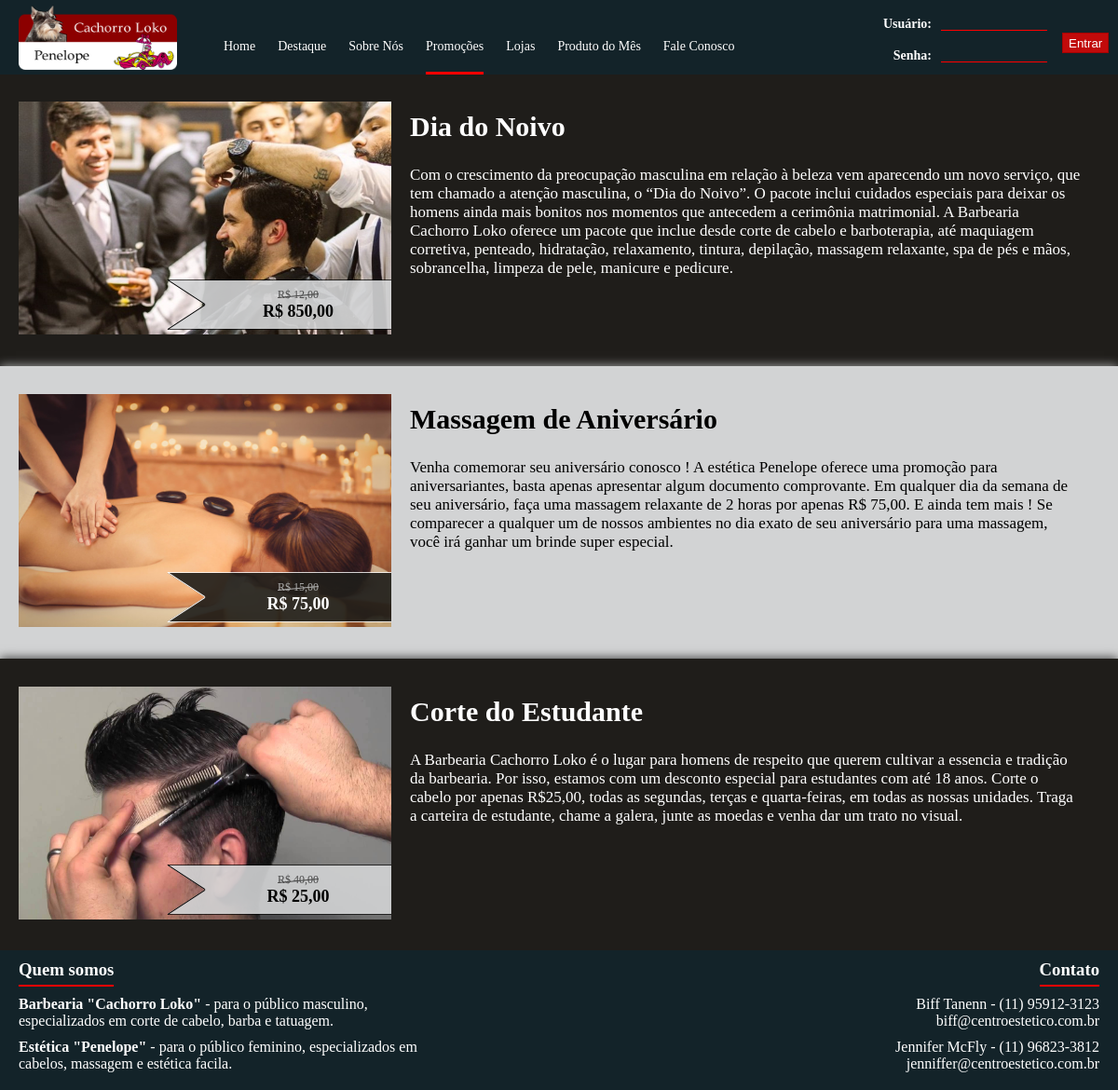
Screenshot of /promocoes.php with the database file from the repository.
### tables this page shows
CREATE TABLE `tbl_promocao` (
  `id` int(11) NOT NULL AUTO_INCREMENT,
  `preco` float(6,2) NOT NULL,
  `idProduto` int(11) NOT NULL,
  `ativo` tinyint(1) NOT NULL,
  PRIMARY KEY (`id`),
  KEY `idProduto` (`idProduto`),
  CONSTRAINT `tbl_promocao_ibfk_1` FOREIGN KEY (`idProduto`) REFERENCES `tbl_produto` (`id`)
);

CREATE TABLE `tbl_produto` (
  `id` int(11) NOT NULL AUTO_INCREMENT,
  `titulo` varchar(100) NOT NULL,
  `preco` float(6,2) NOT NULL,
  `descricao` text NOT NULL,
  `imagem` varchar(100) NOT NULL,
  `ativo` tinyint(1) NOT NULL,
  `produtoDoMes` tinyint(1) NOT NULL,
  `idSubcategoria` int(11) NOT NULL,
  `cliques` int(11) NOT NULL,
  PRIMARY KEY (`id`),
  KEY `idSubcategoria` (`idSubcategoria`),
  CONSTRAINT `tbl_produto_ibfk_1` FOREIGN KEY (`idSubcategoria`) REFERENCES `tbl_subcategoria` (`id`)
);

### database/promocao_dao.php (called while the page is built, shortened)
<?php
    class PromocaoDAO {
        public function selecionarTodos($ativo) {
            $promocoes = array();
            $conexao = getDatabaseConnection();
            $result = $conexao->query("SELECT pc.*, pd.titulo, pd.preco AS precoAntigo, pd.descricao, pd.imagem FROM tbl_promocao AS pc INNER JOIN tbl_produto AS pd ON pc.idProduto = pd.id" . ($ativo ? " WHERE pc.ativo = 1" : ""));
            while ($data = $result->fetch_array()) {
                $promocao = new Promocao();
                $promocao->id = $data["id"];
                $promocao->novoPreco = $data["preco"];
                $promocao->ativo = $data["ativo"];
                $promocao->titulo = $data["titulo"];
                $promocao->preco = $data["precoAntigo"];
                $promocao->descricao = $data["descricao"];
                $promocao->imagem = $data["imagem"];
                $promocoes[] = $promocao;
            }
            return $promocoes;
        }
    }
?>

### promocoes.php (the view, shortened to what this page needs)
<?php
    require_once("database/promocao_dao.php");
    $promocaoDao = new PromocaoDAO();
    $promocoes = $promocaoDao->selecionarTodos(true);
?>
<!DOCTYPE html>
<html lang="pt">
    <head>
        <link rel="stylesheet" type="text/css" href="css/style.css">
    </head>
    <body>
        <?php include("view/header.php"); ?>
        <div id="main" class="no_overflow">
            <?php
                $alternate = false;
                foreach ($promocoes as $promocao) { ?>
                    <section class="promocao clearfix <?= $alternate ? "alternate" : "" ?>">
                        <div class="imagem">
                            <img src="imagens/produtos/<?= $promocao->imagem ?>" alt="<?= $promocao->titulo ?>">
                            <div class="preco">
                                <span class="borda"></span>
                                <span class="valor_original">R$ <?= number_format($promocao->preco, 2, ",", ""); ?></span>
                                <span class="valor_novo">R$ <?= number_format($promocao->novoPreco, 2, ",", ""); ?></span>
                            </div>
                        </div>
                        <div class="texto">
                            <h2><?= $promocao->titulo ?></h2>
                            <p><?= $promocao->descricao ?></p>
                        </div>
                    </section>
            <?php
                    $alternate = !$alternate;
                }
            ?>
        </div>
        <?php include("view/footer.php") ?>
    </body>
</html>

### css/style.css (style rules this page uses)
html { background: url("../imagens/geral/fundo.jpg") no-repeat center center fixed; background-size: cover; height: 100%; }
body { margin: 0; font-family: Verdana; }
p, h1, h2, h3, h4, h5, h6, ul { margin: 0; }
header + * { margin-top: 80px; }
#main { width: 100%; max-width: 1200px; min-height: 750px; margin-left: auto; margin-right: auto; background-color: #e0e2e5; }
#main.no_overflow { overflow: hidden; }
#main::before, #main::after { content: ""; clear: both; display: table; margin-top: -1px; }
.clearfix:after { content: ""; clear: both; display: block; }
.promocao { width: 100%; height: auto; max-height: 460px; background-color: #1f1d1a; padding: 30px 20px; box-shadow: 0 -1px 10px rgba(0, 0, 0, 0.7); color: #ffffff; box-sizing: border-box; }
.promocao.alternate { background-color: #d2d3d4; box-shadow: 0 -1px 10px rgba(210, 211, 212, 0.7); color: #000000; }
.promocao .imagem { width: 400px; height: 100%; float: left; text-align: center; position: relative; }
.promocao img { width: 400px; height: 250px; }
.promocao .preco { width: 200px; height: 52px; background-color: rgba(210, 211, 212, 0.9); position: absolute; right: 0; bottom: 10px; color: #000000; }
.promocao.alternate .preco { background-color: rgba(31, 29, 26, 0.9); color: #ffffff; }
.promocao .preco::before, .promocao .preco::after { content: ""; width: 240px; height: 1px; position: absolute; left: -40px; background-color: rgba(0, 0, 0, 0.7); }
.promocao .preco::before { top: -1px; }
.promocao .preco::after { bottom: -1px; }
.promocao.alternate .preco::before, .promocao.alternate .preco::after { background-color: rgba(255, 255, 255, 0.8); }
.promocao .preco .borda { width: 40px; height: 26px; box-sizing: border-box; position: absolute; left: -40px; top: 0; border-style: solid; border-width: 26px 0 26px 40px; border-color: rgba(210, 211, 212, 0.9) rgba(210, 211, 212, 0.9) rgba(210, 211, 212, 0.9) transparent; }
.promocao.alternate .preco .borda { border-color: rgba(31, 29, 26, 0.9) rgba(31, 29, 26, 0.9) rgba(31, 29, 26, 0.9) transparent; }
.promocao .preco .borda::before { content: ""; width: 48px; height: 1px; background-color: #000000; position: absolute; left: -44px; top: -14px; transform: rotate(33deg); }
.promocao .preco .borda::after { content: ""; width: 48px; height: 1px; background-color: #000000; position: absolute; left: -44px; top: 13px; transform: rotate(-33deg); }
.promocao.alternate .preco .borda::before, .promocao.alternate .preco .borda::after { background-color: #ffffff; }
.promocao .preco .valor_original { margin-top: 8px; display: inline-block; position: relative; font-size: 12px; color: #484848; }
.promocao.alternate .preco .valor_original { color: #acacac; }
.promocao .preco .valor_novo { display: block; font-size: 18px; font-weight: bold; }
.promocao .valor_original:before { content: ""; position: absolute; left: 0; top: 50%; right: 0; border-top: 1px solid; border-color: inherit; transform: rotate(-5deg); }
.promocao .texto { width: calc(100% - 400px); height: 100%; float: left; padding: 0 20px; box-sizing: border-box; font-size: 17px; max-height: 250px; overflow: hidden; }
.promocao h2 { font-size: 30px; margin-top: 10px; }
.promocao p { margin-top: 25px; line-height: 20px; }

### rows the page displays
tbl_promocao: idProduto.imagem (picture), idProduto.preco "12,00", preco "850,00", idProduto.titulo "Dia do Noivo", idProduto.descricao "Com o crescimento da preocupação masculina em relação à beleza vem aparecendo um novo serviço, que tem chamado a atenção masculina, o “Dia do Noivo”. O pacote inclui cuidados especiais para deixar os homens ainda mais bonitos nos momentos que antecedem a cerimônia matrimonial. A Barbearia Cachorro Loko oferece um pacote que inclue desde corte de cabelo e barboterapia, até maquiagem corretiva, penteado, hidratação, relaxamento, tintura, depilação, massagem relaxante, spa de pés e mãos, sobrancelha, limpeza de pele, manicure e pedicure."
tbl_promocao: idProduto.imagem (picture), idProduto.preco "15,00", preco "75,00", idProduto.titulo "Massagem de Aniversário", idProduto.descricao "Venha comemorar seu aniversário conosco ! A estética Penelope oferece uma promoção para aniversariantes, basta apenas apresentar algum documento comprovante. Em qualquer dia da semana de seu aniversário, faça uma massagem relaxante de 2 horas por apenas R$ 75,00. E ainda tem mais ! Se comparecer a qualquer um de nossos ambientes no dia exato de seu aniversário para uma massagem, você irá ganhar um brinde super especial."
tbl_promocao: idProduto.imagem (picture), idProduto.preco "40,00", preco "25,00", idProduto.titulo "Corte do Estudante", idProduto.descricao "A Barbearia Cachorro Loko é o lugar para homens de respeito que querem cultivar a essencia e tradição da barbearia. Por isso, estamos com um desconto especial para estudantes com até 18 anos. Corte o cabelo por apenas R$25,00, todas as segundas, terças e quarta-feiras, em todas as nossas unidades. Traga a carteira de estudante, chame a galera, junte as moedas e venha dar um trato no visual."
